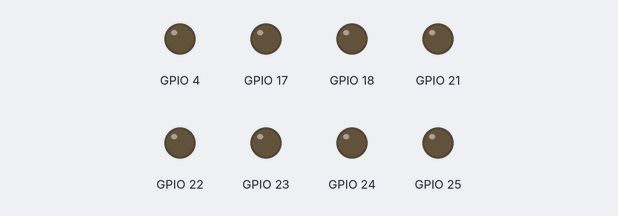
Recording of a program running on a simulated Raspberry Pi (BCM pin numbers). Parts: output pins drawn as LEDs (lit = HIGH). What the program prints to the terminal is not drawn.

Above: at 0.1 s.
At 4.9 s:
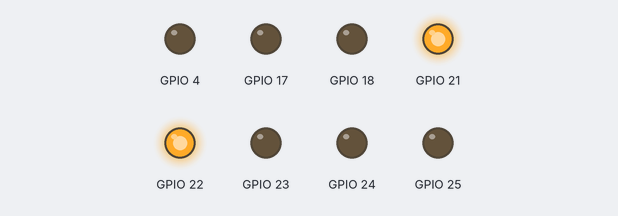
At 9.9 s:
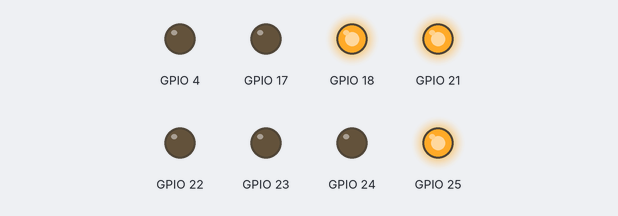
At 19.9 s:
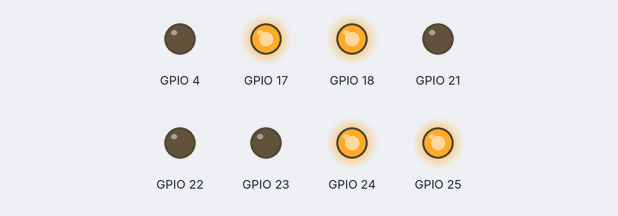
At 29.7 s:
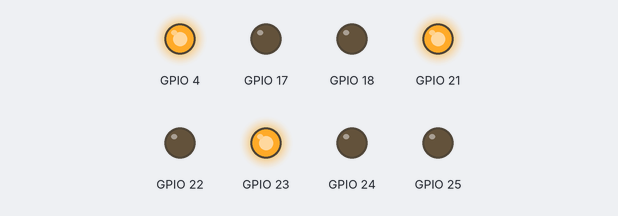
At 39.7 s:
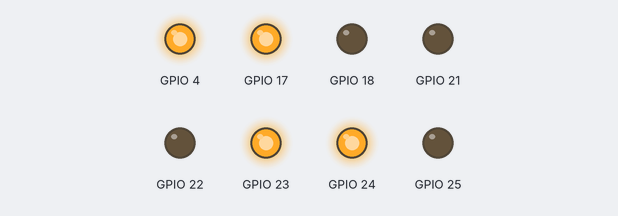
Timing chart, 0 to 40.0 s (numbered marks = the images above):
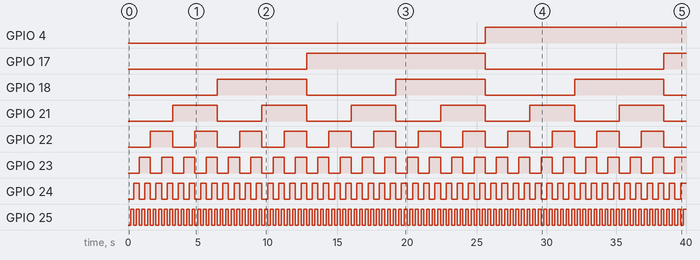

The program:

RPi_GPIO_binary_counter.py
```python
#!/usr/bin/env python2

# Marcos Martinez
# frommelmak@gmail.com

# Simple script to test the Raspberry Pi GPIO outputs.

import RPi.GPIO as GPIO
from time import sleep
from sys import argv

"""
   GPIO outputs in BCM mode

      | 25 24 23 22 21 18 17  4
   ============================
   2^0|  0  0  0  0  0  0  0  1
   2^1|  0  0  0  0  0  0  1  0
   2^2|  0  0  0  0  0  1  0  0
   2^3|  0  0  0  0  1  0  0  0
   2^4|  0  0  0  1  0  0  0  0
   2^5|  0  0  1  0  0  0  0  0
   2^6|  0  1  0  0  0  0  0  0
   2^7|  1  0  0  0  0  0  0  0
"""

def binary_counter(n, speed):
    GPIO.setmode(GPIO.BCM)
    GPIO.setup (25, GPIO.OUT)
    GPIO.setup (24, GPIO.OUT)
    GPIO.setup (23, GPIO.OUT)
    GPIO.setup (22, GPIO.OUT)
    GPIO.setup (21, GPIO.OUT)
    GPIO.setup (18, GPIO.OUT)
    GPIO.setup (17, GPIO.OUT)
    GPIO.setup (4, GPIO.OUT)

    try:
        for n in range(0,n):
            binary = str(bin(n))
            binstr = binary[2:].zfill(8)
            GPIO.output(25, int(binstr[7]))
            GPIO.output(24, int(binstr[6]))
            GPIO.output(23, int(binstr[5]))
            GPIO.output(22, int(binstr[4]))
            GPIO.output(21, int(binstr[3]))
            GPIO.output(18, int(binstr[2]))
            GPIO.output(17, int(binstr[1]))
            GPIO.output(4, int(binstr[0]))
            sleep (speed)
    except:
        GPIO.cleanup()

    GPIO.cleanup()

if __name__=="__main__":
    DEFAULT_COUNTER=256
    DEFAULT_SPEED=0.2
    try:
      n=int(argv[1])
    except:
      n=DEFAULT_COUNTER
    try:
      speed=float(argv[2])
    except:
      speed=DEFAULT_SPEED
    print "Settings: counter: %d Speed : %f" % (n,speed)
    binary_counter(n, speed)
```

Measured:
- by itself, GPIO 4: LOW → HIGH at 25.6 s
- by itself, GPIO 17: LOW → HIGH at 12.8 s, → LOW 12.8 s later, → HIGH 12.8 s later
- by itself, GPIO 18: alternates HIGH for 6.4 s and LOW for 6.4 s
- by itself, GPIO 21: alternates HIGH for 3.2 s and LOW for 3.2 s
- by itself, GPIO 22: alternates HIGH for 1.6 s and LOW for 1.6 s
- by itself, GPIO 23: alternates HIGH for 0.80 s and LOW for 0.80 s
- by itself, GPIO 24: alternates HIGH for 0.40 s and LOW for 0.40 s
- by itself, GPIO 25: alternates HIGH for 0.20 s and LOW for 0.20 s
